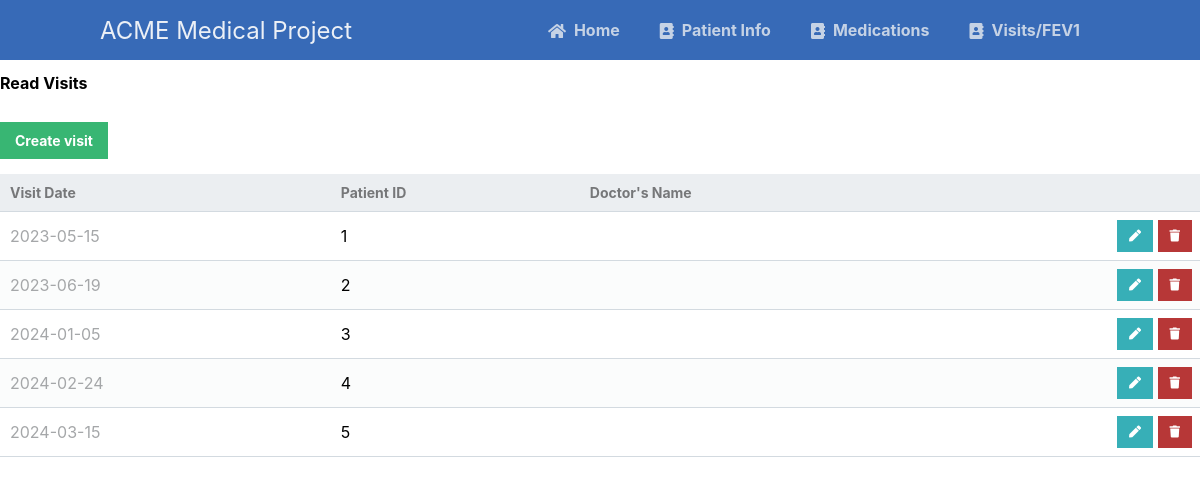
The page /scripts/visit_table/visitRead.php on the database its author committed.
### tables this page shows
CREATE TABLE visits
(visit_id INT AUTO_INCREMENT NOT NULL,
visit_date DATE NOT NULL,
patient_id INT NOT NULL,
doctor_id INT NOT NULL,
PRIMARY KEY (visit_id),
FOREIGN KEY (patient_id) REFERENCES patients (patient_id),
FOREIGN KEY (doctor_id) REFERENCES doctors (doctor_id) ON DELETE CASCADE);

### scripts/visit_table/visitRead.php (the view, shortened to what this page needs)
<?php
@include_once (APP_ROOT.APP_FOLDER_NAME . '/scripts/functions.php');
$pdo = pdo_connect_mysql();
$page = isset($_GET['page']) && is_numeric($_GET['page']) ? (int)$_GET['page'] : 1;
$records_per_page = 5;
$stmt = $pdo->prepare('SELECT * FROM visits ORDER BY visit_date LIMIT :current_page, :record_per_page');
$stmt->bindValue(':current_page', ($page-1)*$records_per_page, PDO::PARAM_INT);
$stmt->bindValue(':record_per_page', $records_per_page, PDO::PARAM_INT);
$stmt->execute();
$visits = $stmt->fetchAll(PDO::FETCH_ASSOC);
?>
<?=template_header('Read')?>
<div class="content read">
	<h2>Read Visits</h2>
	<a href="visitCreate.php" class="create-contact">Create visit</a>
	<table>
        <thead>
            <tr>
                <td>Visit Date</td>
                <td>Patient ID</td>
                <td>Doctor's Name</td>
                <td></td>
            </tr>
        </thead>
        <tbody>
            <?php foreach ($visits as $visit): ?>
            <tr>
                <td><?=$visit['visit_date']?></td>
                <td><?=$visit['patient_id']?></td>
                <td><?=$visit['doctor_name']?></td>
                <td class="actions">
                    <a href="visitUpdate.php?id=<?=$visit['visit_date']?>" class="edit"><i class="fas fa-pen fa-xs"></i></a>
                    <a href="visitDelete.php?id=<?=$visit['visit_date']?>" class="trash"><i class="fas fa-trash fa-xs"></i></a>
                </td>
            </tr>
            <?php endforeach; ?>
        </tbody>
    </table>
</div>
<?=template_footer()?>

### styles/style.css (style rules this page uses)
* { box-sizing: border-box; font-family: -apple-system, BlinkMacSystemFont, "segoe ui", roboto, oxygen, ubuntu, cantarell, "fira sans", "droid sans", "helvetica neue", Arial, sans-serif; font-size: 16px; -webkit-font-smoothing: antialiased; -moz-osx-font-smoothing: grayscale; }
body { background-color: #FFFFFF; margin: 0; }
.content { width: 100%; margin: 0 auto; }
.read .create-contact { display: inline-block; text-decoration: none; background-color: #38b673; font-weight: bold; font-size: 14px; color: #FFFFFF; padding: 10px 15px; margin: 15px 0; }
.read table { width: 100%; padding-top: 30px; border-collapse: collapse; }
.read table thead { background-color: #ebeef1; border-bottom: 1px solid #d3dae0; }
.read table thead td { padding: 10px; font-weight: bold; color: #767779; font-size: 14px; }
.read table tbody tr { border-bottom: 1px solid #d3dae0; }
.read table tbody tr:nth-child(even) { background-color: #fbfcfc; }
.read table tbody tr td { padding: 10px; }
.read table tbody tr td:nth-child(1) { color: #a5a7a9; }
.read table tbody tr td.actions { padding: 8px; text-align: right; }
.read table tbody tr td.actions .edit, .read table tbody tr td.actions .trash { display: inline-flex; text-align: right; text-decoration: none; color: #FFFFFF; padding: 10px 12px; }
.read table tbody tr td.actions .trash { background-color: #b73737; }
.read table tbody tr td.actions .edit { background-color: #37afb7; }

### rows shown on the page
visits: visit_date "2023-05-15", patient "1"
visits: visit_date "2023-06-19", patient "2"
visits: visit_date "2024-01-05", patient "3"
visits: visit_date "2024-02-24", patient "4"
visits: visit_date "2024-03-15", patient "5"
